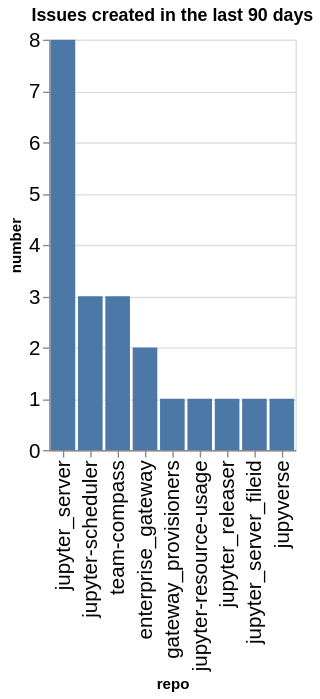

The notebook cell saved with this chart:
### Code cell
created_counts = created.groupby(['org', 'repo']).count()['number'].reset_index()
created_counts['org/repo'] = created_counts.apply(lambda a: a['org'] + '/' + a['repo'], axis=1)
sorted_vals = created_counts.sort_values(['org', 'number'], ascending=False)['repo'].values
alt.Chart(data=created_counts, title=f"Issues created in the last {n_days} days").mark_bar().encode(
    x=alt.X('repo', sort=alt.Sort(sorted_vals.tolist())),
    y='number',
)

### Figure 1 — Vega-Lite specification as saved in the notebook (floating-point values rounded to 4 significant figures)
{"config": {"axisLeft": {"labelFontSize": 15}, "axisBottom": {"labelFontSize": 15}}, "data": {"name": "data-2dd86112dfd6c0c3c0cabe7733a5ee22"}, "mark": {"type": "bar"}, "encoding": {"x": {"field": "repo", "sort": ["jupyter_server", "jupyter-scheduler", "team-compass", "enterprise_gateway", "gateway_provisioners", "jupyter-resource-usage", "jupyter_releaser", "jupyter_server_fileid", "jupyverse"], "type": "nominal"}, "y": {"field": "number", "type": "quantitative"}}, "title": "Issues created in the last 90 days", "$schema": "https://vega.github.io/schema/vega-lite/v5.20.1.json", "datasets": {"data-2dd86112dfd6c0c3c0cabe7733a5ee22": [{"org": "jupyter-server", "repo": "enterprise_gateway", "number": 2, "org/repo": "jupyter-server/enterprise_gateway"}, {"org": "jupyter-server", "repo": "gateway_provisioners", "number": 1, "org/repo": "jupyter-server/gateway_provisioners"}, {"org": "jupyter-server", "repo": "jupyter-resource-usage", "number": 1, "org/repo": "jupyter-server/jupyter-resource-usage"}, {"org": "jupyter-server", "repo": "jupyter-scheduler", "number": 3, "org/repo": "jupyter-server/jupyter-scheduler"}, {"org": "jupyter-server", "repo": "jupyter_releaser", "number": 1, "org/repo": "jupyter-server/jupyter_releaser"}, {"org": "jupyter-server", "repo": "jupyter_server", "number": 8, "org/repo": "jupyter-server/jupyter_server"}, {"org": "jupyter-server", "repo": "jupyter_server_fileid", "number": 1, "org/repo": "jupyter-server/jupyter_server_fileid"}, {"org": "jupyter-server", "repo": "jupyverse", "number": 1, "org/repo": "jupyter-server/jupyverse"}, {"org": "jupyter-server", "repo": "team-compass", "number": 3, "org/repo": "jupyter-server/team-compass"}]}}
